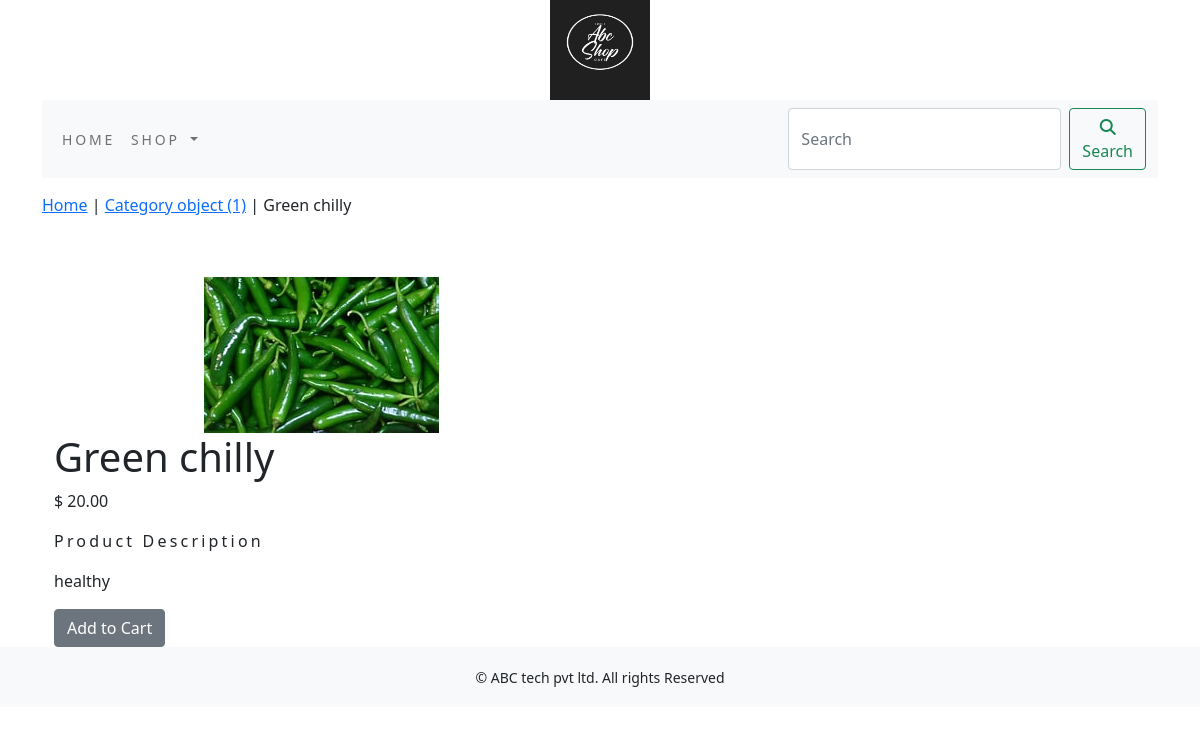
The page /shop/vegetables/green-chilly/ on the database its author committed.
### shop/models.py (models this page shows, shortened)
class Product(models.Model):
    name = models.CharField(max_length=250, unique=True)
    slug = models.SlugField(max_length=250, unique=True)
    desc = models.TextField(blank=True)
    price = models.DecimalField(max_digits=10, decimal_places=2)
    category = models.ForeignKey(Category, on_delete=models.CASCADE)
    image = models.ImageField(upload_to='product', blank=True)
    stock = models.IntegerField()
    available = models.BooleanField(default=True)
    created = models.DateTimeField(auto_now=True)
    updated = models.DateTimeField(auto_now=True)
    class Meta:
        ordering = ('name',)
        verbose_name = 'product'
        verbose_name_plural = 'products'

class Category(models.Model):
    name = models.CharField(max_length=250, unique=True)
    slug = models.SlugField(max_length=250, unique=True)
    desc = models.TextField(blank=True)
    image = models.ImageField(upload_to='category', blank=True)
    class Meta:
        ordering = ('name',)
        verbose_name = 'category'
        verbose_name_plural = 'categories'
    def get_url(self):
        return reverse('shop:products_by_category', args=[self.slug])

### shop/views.py (the view)
# urls.py: path('<slug:c_slug>/<slug:product_slug>/', views.proDetail, name='prodCatdetail'),
def proDetail(request, c_slug, product_slug):
    try:
        product = Product.objects.get(category__slug=c_slug, slug=product_slug)
    except Exception as e:
        raise e
    return render(request, 'product.html', {'product': product})

### cart/context_processors.py (called while the page is built)
def counter(request):
    item_count = 0
    if 'admin' in request.path:
        return {}
    else:
        try:
            cart = Cart.objects.filter(cart_id=_cart_id(request))
            car_items = CartItem.objects.all().filter(cart=cart[:1])
            for cart_item in car_items:
                item_count += cart_item.quantity
        except Cart.DoesNotExist:
            item_count = 0
    return dict(item_count=item_count)

### cart/views.py (called while the page is built)
def _cart_id(request):
    cart = request.session.session_key
    if not cart:
        cart = request.session.create()
    return cart

### shop/context_processors.py (called while the page is built)
def menu_links(request):
    links = Category.objects.all()
    return dict(links=links)

### templates/product.html (shortened to what this page needs)
{% extends 'base.html'%}
{% load static %}
{% block content %}
<div class="row my_prod_row_class">
    <div class="mx_auto">
        <p> <a href="{% url 'shop:allProdCat' %}">Home</a> | <a href="{{product.category.get_url}}">{{product.category}}</a> | {{product.name}}</p>
    </div>
</div>
<div class="container">
<br>
<div class="row">
    <div class="col-12 col-sm-12 col-md-12 col-lg-6 text-center">
        <div style="min-width:18rem">
            <img src="{{product.image.url}}" alt="{{product.name}}">
        </div>
    </div>
</div>
    <div>
        <div class="col-12 col-sm-12 col-md-12 col-lg-6">
            <div>
            <h1 class="my_prod_title">{{product.name}}</h1>
            <p >$ {{product.price}}</p>
            <p class="my_title">Product Description</p>
            <p class="text-justify my_prod_text">{{product.desc}}</p>
            {% if product.stock <= 0 %}
               <p class="text-justify my_prod_text"><b>Out of Stock</b></p>
            {% else %}
               <a class="btn btn-secondary" href="{% url 'cart:add_cart' product.id %}">Add to Cart</a>
            {% endif %}
            </div>
        </div>
    </div>
</div>
{% endblock %}

### static/css/custom.css (style rules this page uses)
body { font-family: 'Roboto', sans-serif; }
.my_title { font-size:16px; text_transform:uppercase; letter-spacing:.2em; }
.my_prod_row_class { padding-top:15px; padding-bottom:20px; }
.my_prod_text { padding-right:20px; }

### rows shown on the page
Product: category "Category object (1)", name "Green chilly", image (picture), price "20.00", desc "healthy"
